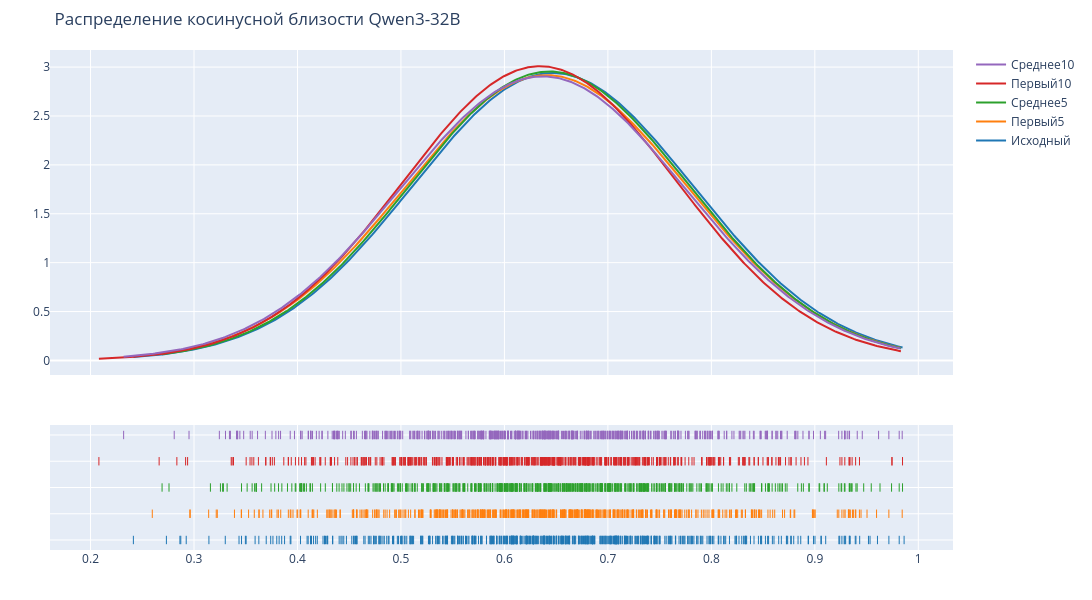

Notebook code cell kept with this figure:
### Code cell
group_labels = ['Исходный', 'Первый5', 'Среднее5', 'Первый10', 'Среднее10']

# Create distplot with curve_type set to 'normal'
fig = ff.create_distplot(
    [
        base["similarity"],
        perturb_0["similarity"],
        perturb_1["similarity"],
        perturb_2["similarity"],
        perturb_3["similarity"],
    ], group_labels, 
    bin_size=.01,
    curve_type='normal', # override default 'kde'
    show_hist=False,
    rug_text=[
        base.index,
        perturb_0.index,
        perturb_1.index,
        perturb_2.index,
        perturb_3.index,
    ]
)

# Add title
fig.update_layout(title_text='Распределение косинусной близости Qwen3-32B')
# 3. Настраиваем ширину, высоту и другие параметры макета
fig.update_layout(
    width=1200,   # Ширина в пикселях
    height=600,  # Высота в пикселях
    margin=dict(l=50, r=50, t=50, b=50) # Отступы от краев (опционально)
)
fig.show()

### Figure 1 — Plotly figure (JSON) as saved in the notebook; plotly's stock layout.template omitted (floating-point values rounded to 4 significant figures; data arrays with more than 128 entries replaced by an {"elided": "..."} marker saying what was removed)
{"data": [{"legendgroup": "Исходный", "marker": {"color": "rgb(31, 119, 180)"}, "mode": "lines", "name": "Исходный", "showlegend": true, "type": "scatter", "x": {"elided": "500 float values"}, "xaxis": "x", "y": {"elided": "500 float values"}, "yaxis": "y"}, {"legendgroup": "Первый5", "marker": {"color": "rgb(255, 127, 14)"}, "mode": "lines", "name": "Первый5", "showlegend": true, "type": "scatter", "x": {"elided": "500 float values"}, "xaxis": "x", "y": {"elided": "500 float values"}, "yaxis": "y"}, {"legendgroup": "Среднее5", "marker": {"color": "rgb(44, 160, 44)"}, "mode": "lines", "name": "Среднее5", "showlegend": true, "type": "scatter", "x": {"elided": "500 float values"}, "xaxis": "x", "y": {"elided": "500 float values"}, "yaxis": "y"}, {"legendgroup": "Первый10", "marker": {"color": "rgb(214, 39, 40)"}, "mode": "lines", "name": "Первый10", "showlegend": true, "type": "scatter", "x": {"elided": "500 float values"}, "xaxis": "x", "y": {"elided": "500 float values"}, "yaxis": "y"}, {"legendgroup": "Среднее10", "marker": {"color": "rgb(148, 103, 189)"}, "mode": "lines", "name": "Среднее10", "showlegend": true, "type": "scatter", "x": {"elided": "500 float values"}, "xaxis": "x", "y": {"elided": "500 float values"}, "yaxis": "y"}, {"legendgroup": "Исходный", "marker": {"color": "rgb(31, 119, 180)", "symbol": "line-ns-open"}, "mode": "markers", "name": "Исходный", "showlegend": false, "text": {"elided": "549 float values"}, "type": "scatter", "x": {"elided": "549 float values"}, "xaxis": "x", "y": {"elided": "549 str values"}, "yaxis": "y2"}, {"legendgroup": "Первый5", "marker": {"color": "rgb(255, 127, 14)", "symbol": "line-ns-open"}, "mode": "markers", "name": "Первый5", "showlegend": false, "text": {"elided": "549 float values"}, "type": "scatter", "x": {"elided": "549 float values"}, "xaxis": "x", "y": {"elided": "549 str values"}, "yaxis": "y2"}, {"legendgroup": "Среднее5", "marker": {"color": "rgb(44, 160, 44)", "symbol": "line-ns-open"}, "mode": "markers", "name": "Среднее5", "showlegend": false, "text": {"elided": "549 float values"}, "type": "scatter", "x": {"elided": "549 float values"}, "xaxis": "x", "y": {"elided": "549 str values"}, "yaxis": "y2"}, {"legendgroup": "Первый10", "marker": {"color": "rgb(214, 39, 40)", "symbol": "line-ns-open"}, "mode": "markers", "name": "Первый10", "showlegend": false, "text": {"elided": "549 float values"}, "type": "scatter", "x": {"elided": "549 float values"}, "xaxis": "x", "y": {"elided": "549 str values"}, "yaxis": "y2"}, {"legendgroup": "Среднее10", "marker": {"color": "rgb(148, 103, 189)", "symbol": "line-ns-open"}, "mode": "markers", "name": "Среднее10", "showlegend": false, "text": {"elided": "549 float values"}, "type": "scatter", "x": {"elided": "549 float values"}, "xaxis": "x", "y": {"elided": "549 str values"}, "yaxis": "y2"}], "layout": {"barmode": "overlay", "height": 600, "hovermode": "closest", "legend": {"traceorder": "reversed"}, "margin": {"b": 50, "l": 50, "r": 50, "t": 50}, "title": {"text": "Распределение косинусной близости Qwen3-32B"}, "width": 1200, "xaxis": {"anchor": "y2", "domain": [0, 1], "zeroline": false}, "yaxis": {"anchor": "free", "domain": [0.35, 1], "position": 0}, "yaxis2": {"anchor": "x", "domain": [0, 0.25], "dtick": 1, "showticklabels": false}}}
